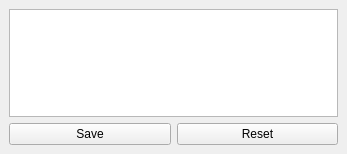
<?xml version="1.0" encoding="UTF-8"?>
<ui version="4.0">
 <class>MainWindow</class>
 <widget class="QMainWindow" name="MainWindow">
  <property name="geometry">
   <rect>
    <x>0</x>
    <y>0</y>
    <width>347</width>
    <height>154</height>
   </rect>
  </property>
  <property name="windowTitle">
   <string>MainWindow</string>
  </property>
  <widget class="QWidget" name="centralwidget">
   <layout class="QGridLayout" name="gridLayout">
    <item row="1" column="0">
     <widget class="QPushButton" name="SaveB">
      <property name="text">
       <string>Save</string>
      </property>
     </widget>
    </item>
    <item row="1" column="1">
     <widget class="QPushButton" name="ResetB">
      <property name="text">
       <string>Reset</string>
      </property>
     </widget>
    </item>
    <item row="0" column="0" colspan="2">
     <widget class="QPlainTextEdit" name="plainTextEdit"/>
    </item>
   </layout>
  </widget>
 </widget>
 <resources/>
 <connections/>
</ui>
